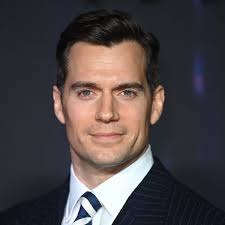
#> input picture Matplotlib/image2.jpg, 225 x 225 px
$ jupyter execute Matplotlib.ipynb
#> lines starting #> are read from the running program, lines starting #| are printed output that depends on the picture
[cell 1]
import numpy as np
import matplotlib.pyplot as plt

[cell 2]
from PIL import Image
import numpy as np

img_pil = Image.open('image2.jpg')  # change filename
#> img_pil is the input picture: PIL image 225x225 RGB; mean R, G, B 76.6, 68.5, 70.5
img_rgb = np.array(img_pil)
img_arr = img_rgb.copy()
plt.imshow(img_arr)

[cell 3]
import cv2
import numpy as np
import matplotlib.pyplot as plt

img = cv2.imread('image2.jpg')
img_rgb = cv2.cvtColor(img, cv2.COLOR_BGR2RGB)
img_arr = img_rgb.copy()

# GrabCut for face segmentation - no mediapipe needed!
mask = np.zeros(img.shape[:2], np.uint8)
bgd = np.zeros((1,65), np.float64)
fgd = np.zeros((1,65), np.float64)

h, w = img.shape[:2]
#> h = 225; w = 225
rect = (w//6, h//8, w*4//6, h*6//8)  # face region rectangle
#> rect = (37, 28, 150, 168)

cv2.grabCut(img, mask, rect, bgd, fgd, 5, cv2.GC_INIT_WITH_RECT)
face_mask = np.where((mask==2)|(mask==0), 0, 1).astype(bool)

mid_h, mid_w = h//2, w//2
#> mid_h = 112; mid_w = 112

rows = np.arange(h)[:,None]
#> rows = 225 values from 0 to 224
cols = np.arange(w)[None,:]

# Top-Left → Cyan
mask_tl = face_mask & (rows < mid_h) & (cols < mid_w)
img_arr[mask_tl, 0] = 0

# Top-Right → Red
mask_tr = face_mask & (rows < mid_h) & (cols >= mid_w)
img_arr[mask_tr, 1] = 0
img_arr[mask_tr, 2] = 0

# Bottom-Left → Magenta
mask_bl = face_mask & (rows >= mid_h) & (cols < mid_w)
img_arr[mask_bl, 1] = 0

# Bottom-Right → Green
mask_br = face_mask & (rows >= mid_h) & (cols >= mid_w)
img_arr[mask_br, 0] = 0
img_arr[mask_br, 2] = 0
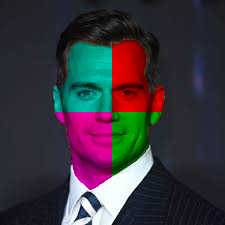
#> img_arr: shape (225, 225, 3); mean R, G, B 57.8, 53.2, 60.8

fig, axes = plt.subplots(1, 2, figsize=(10,5))
axes[0].imshow(img_rgb)
axes[0].set_title("ORIGINAL IMAGE")
axes[0].axis('off')
axes[1].imshow(img_arr)
axes[1].set_title("FACE FILLED WITH COLORS")
axes[1].axis('off')
plt.tight_layout()
plt.show()
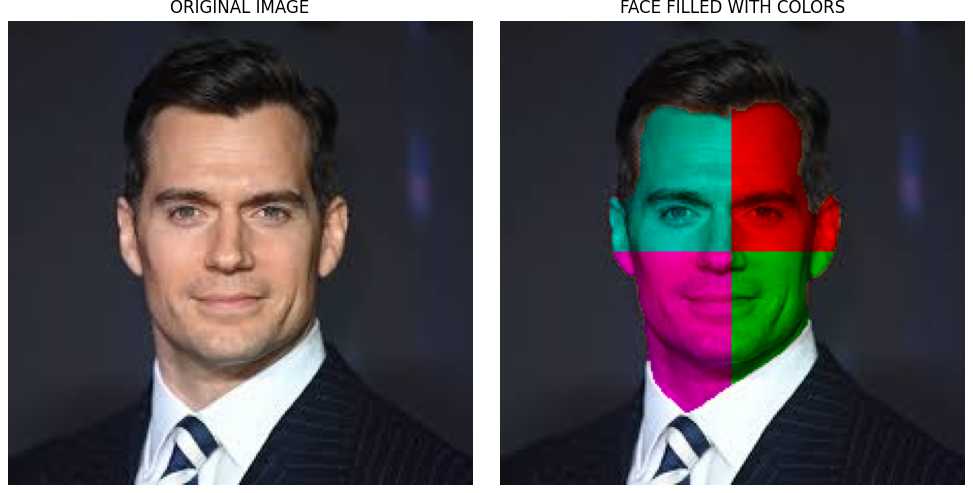
#> figure drawn by matplotlib, 2 panels
img = Image.fromarray(img_arr.astype(np.uint8))
img.save('output_image_.png')
